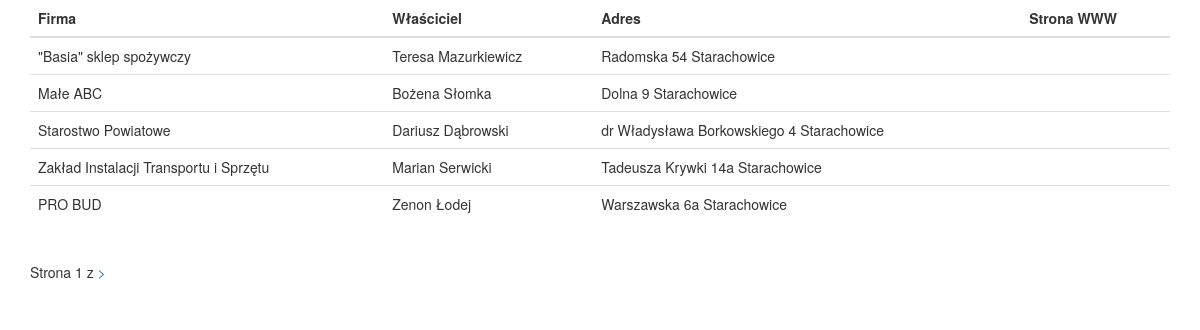
Screenshot of /baza/ with the database file from the repository.
### baza/models.py (models this page shows)
class Firma(models.Model):
    nazwa = models.CharField(max_length=60, blank=True)
    wlasciciel = models.ForeignKey(Osoba, blank=True, null=True)
    adres = models.ForeignKey(Adres, blank=True, null=True)
    www = models.CharField(max_length=100, blank=True)
    uwagi = models.TextField(blank=True)

class Osoba(models.Model):
    imie = models.CharField(max_length=30)
    nazwisko = models.CharField(max_length=30)
    def __str__(self):
        return str(self.imie) + ' ' + str(self.nazwisko)

class Adres(models.Model):
    przedrostek = models.CharField(max_length=10, blank=True)
    ulica = models.CharField(max_length=60)
    numer = models.CharField(max_length=30)
    miejscowosc = models.ForeignKey(Miejscowosc)
    def __str__(self):
        return ' '.join((str(self.ulica), str(self.numer), str(self.miejscowosc)))

class Miejscowosc(models.Model):
    nazwa = models.CharField(max_length=50)
    def __str__(self):
        return str(self.nazwa)

### baza/views.py (the view)
def index(request):
    lista_firm = Firma.objects.all()
    paginator = Paginator(lista_firm, 5)
    page = request.GET.get('page')
    try:
        firmy = paginator.page(page)
    except PageNotAnInteger:
        firmy = paginator.page(1)
    except EmptyPage:
        firmy = paginator.page(paginator.num_pages)
    return render_to_response('index.html', {"firmy" : firmy})

### baza/templates/index.html (shortened to what this page needs)
<!DOCTYPE html>
<html lang="pl">
<head>
</head>
<body>
<div class="container">
    <table class="table table-hover">
        <thead>
            <th>
                Firma
            </th>
            <th>
                Właściciel
            </th>
            <th>
                Adres
            </th>
            <th>
                Strona WWW
            </th>
        </thead>
        {% for firma in firmy %}
        <tr data-url="{% url 'firma-detail' firma.id %}">
            <td>
                {{ firma.nazwa }}
            </td>
            <td>
                {{ firma.wlasciciel }}
            </td>
            <td>
                {{ firma.adres }}
            </td>
            <td>
            </td>
        </tr>
        {% endfor %}
    </table>
    <div class="pagination">
        <span class="step-links">
            <span class="current">
                Strona {{ firmy.number }} z {{ firmy.num_pages }}
            </span>
            {% if firmy.has_next %}
                <a href="?page={{ firmy.next_page_number }}"> &gt; </a>
            {% endif %}
        </span>
    </div>
</div>
<link rel="stylesheet" href="https://maxcdn.bootstrapcdn.com/bootstrap/3.3.5/css/bootstrap.min.css">
<link rel="stylesheet" href="https://maxcdn.bootstrapcdn.com/bootstrap/3.3.5/css/bootstrap-theme.min.css">
</body>
</html>

### rows the page displays
Firma: nazwa "\"Basia\" sklep spożywczy", wlasciciel "Teresa Mazurkiewicz", adres "Radomska 54 Starachowice"
Firma: nazwa "Małe ABC", wlasciciel "Bożena Słomka", adres "Dolna 9 Starachowice"
Firma: nazwa "Starostwo Powiatowe", wlasciciel "Dariusz Dąbrowski", adres "dr Władysława Borkowskiego 4 Starachowice"
Firma: nazwa "Zakład Instalacji Transportu i Sprzętu", wlasciciel "Marian Serwicki", adres "Tadeusza Krywki 14a Starachowice"
Firma: nazwa "PRO BUD", wlasciciel "Zenon Łodej", adres "Warszawska 6a Starachowice"

### other values shown
{{ firmy.number }} "1"
